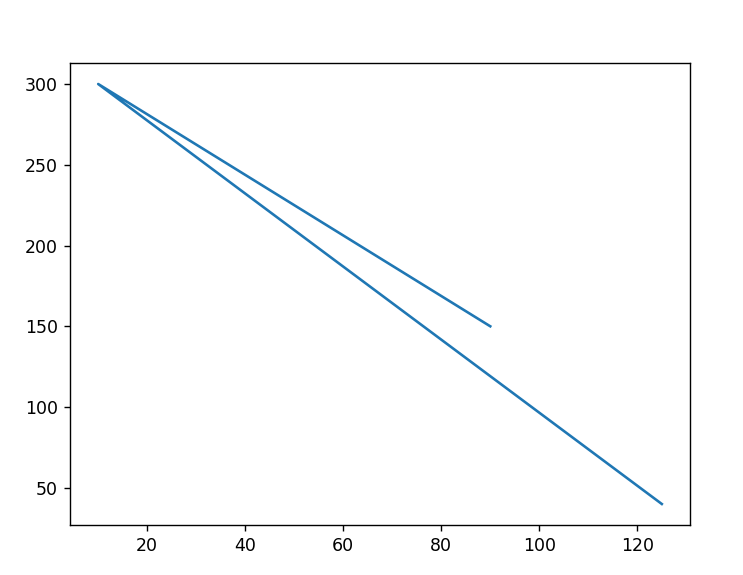

Python code for this plot:
import matplotlib.pyplot as plt
import numpy as np

xpoints=np.array([125,10,90])
ypoints=np.array([40,300,150])

plt.plot(xpoints,ypoints)
plt.show()
